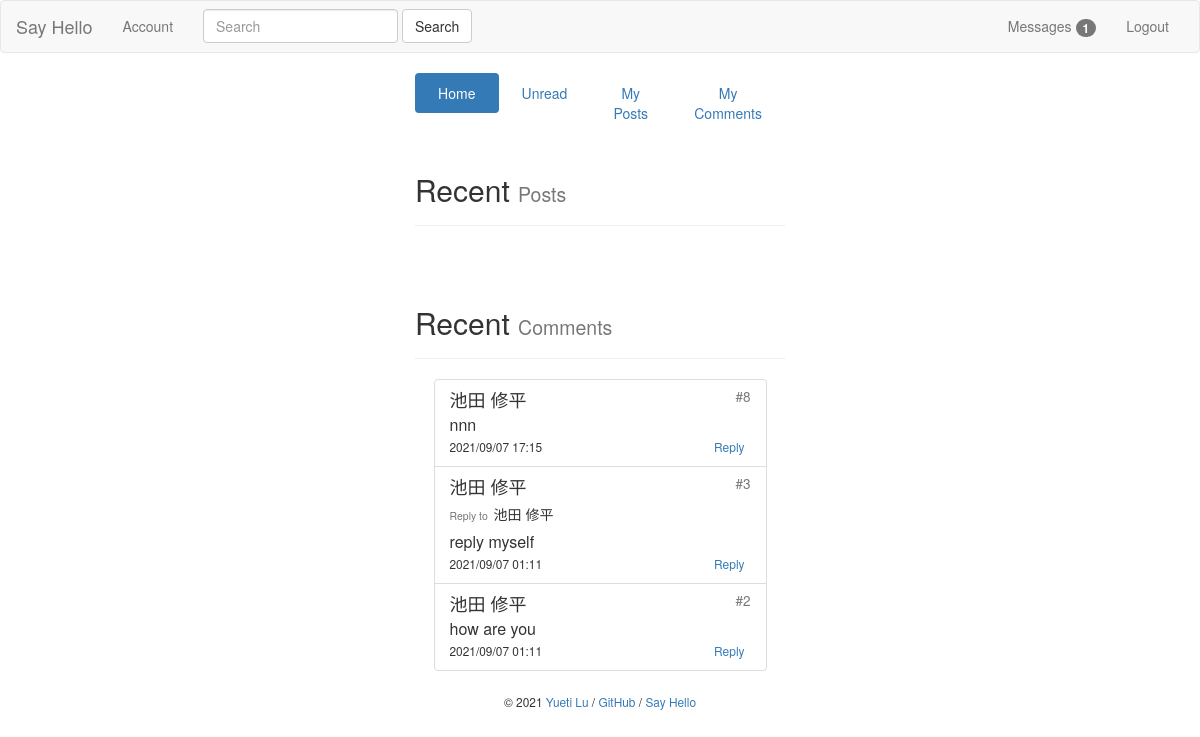
Screenshot of /admin/index (signed in) with the database file from the repository.
### bluelog/models.py (models this page shows)
class Comment(db.Model):
    id = db.Column(db.Integer, primary_key=True)
    name = db.Column(db.String(30))
    body = db.Column(db.Text)
    replyTo = db.Column(db.String(30))
    commentFloor = db.Column(db.Integer)
    from_admin = db.Column(db.Boolean, default=False)
    timestamp = db.Column(db.DateTime, default=datetime.now, index=True)
    post_id = db.Column(db.Integer, db.ForeignKey('post.id'))
    post = db.relationship('Post', back_populates='comments')
    user_id = db.Column(db.Integer, db.ForeignKey('user.id'))
    user = db.relationship('User', back_populates='comments')

### bluelog/blueprints/admin.py (the view)
@admin_bp.route('/index')
def index():
    if not current_user.is_authenticated:
        return redirect(url_for('auth.login'))
    else:
        recentPosts = Post.query.filter(Post.user_id == current_user.id).order_by(Post.postTime.desc()).limit(5)
        recentComments = Comment.query.filter(Comment.user_id == current_user.id) \
            .order_by(Comment.timestamp.desc()).limit(5)
        return render_template('admin/index.html', posts=recentPosts, comments=recentComments)

### bluelog/forms.py
class SearchForm(FlaskForm):
    body = StringField('SearchMessage', validators=[DataRequired()])
    submit = SubmitField('Search')

### bluelog/__init__.py (called while the page is built)
def register_template_context(app):
    @app.context_processor
    def injectSearchForm():
        searchForm = SearchForm()
        return dict(searchForm=searchForm)
    @app.context_processor
    def injectUnreadMessage():
        if current_user.is_authenticated:
            user = User.query.get(current_user.id)
            unreadMessageNum = UnreadMessage.query.filter(and_(UnreadMessage.user_id == user.id,
                                                               UnreadMessage.haveRead == 0)).count()
            return dict(unreadMessageNum=unreadMessageNum)
        else:
            return dict(unreadMessageNum=0)

### bluelog/extensions.py (called while the page is built)
@login_manager.user_loader
def load_user(user_id):
    from bluelog.models import User
    user = User.query.get(int(user_id))
    return user

### bluelog/templates/admin/index.html (shortened to what this page needs)
{% extends 'base.html' %}
{% from "macros.html" import show_flash with context %}
{% from "macros.html" import show_footer %}
{% from "macros.html" import show_comment_in_href %}
{% from "macros.html" import show_post_in_index %}
{% block content %}
    <div class="col-md-4"></div>
    <div class="col-md-4">
        <ul class="nav nav-pills nav-justified">
            <li role="presentation" class="active"><a href="{{ url_for('admin.index') }}">Home</a></li>
            <li role="presentation"><a href="{{ url_for('admin.manageUnreadMessages') }}">Unread</a></li>
            <li role="presentation"><a href="{{ url_for('admin.managePosts') }}">My Posts</a></li>
            <li role="presentation"><a href="{{ url_for('admin.manageComments') }}">My Comments</a></li>
        </ul>
        <div class="page-header">
            <h2>Recent <small>Posts</small></h2>
        </div>
        <br>
        <div class="page-header">
            <h2>Recent <small>Comments</small></h2>
        </div>
        <ul class="list-group" style="margin:0 auto; width:90%">
            {% for comment in comments %}
                {{ show_comment_in_href(comment) }}
            {% endfor %}
        </ul>
        {{ show_footer() }}
    </div>
    <div class="col-md-4"></div>
{% endblock content %}

### bluelog/templates/macros.html (shortened to what this page needs)
{% macro show_footer() %}
    <footer class="text-center" style="margin-top: 20px;">
        <small> &copy; 2021 <a href="https://github.com/luyueti111" title="Written by Grey Li">Yueti Lu</a> /
            <a href="https://github.com/luyueti111/Bluelog" title="Fork me on GitHub">GitHub</a> /
            <a href="{{ url_for('blog.hello') }}" title="A HelloFlask project">Say Hello</a>
        </small>
    </footer>
{% endmacro %}
{% macro show_comment_in_href(comment) %}
    {% set post = comment.post %}
    <li class="list-group-item">
        <a href="{{ url_for('blog.replyPage', post_id=comment.post_id) }}"
           style="color: inherit; text-decoration: none;">
            {% if comment.name == post.name %}
                <h4 class="list-group-item-heading text-info">{{ comment.name }}<small
                        class="pull-right">&nbsp;#{{ comment.commentFloor }}</small>
                </h4>
            {% else %}
                <h4 class="list-group-item-heading">{{ comment.name }}<small
                        class="pull-right">&nbsp;#{{ comment.commentFloor }}</small>
                </h4>
            {% endif %}
            {% if comment.replyTo is not none %}
                <h5><small>Reply to&nbsp;&nbsp;</small>{{ comment.replyTo }}</h5>
            {% endif %}
            <p class="list-group-item-text"
               style="width: 100%; word-break: break-all; word-wrap: break-word; font-size: medium">{{ comment.body }}</p>
            <small>
                {{ comment.timestamp.strftime('%Y/%m/%d %H:%M') }}
            </small>
            <a class="btn btn-link btn-xs pull-right"
               href="{{ url_for('blog.replyFromComment', comment_id=comment.id) }}">Reply</a>
        </a>
    </li>
{% endmacro %}

### rows the page displays
Comment: name "池田 修平", commentFloor "8", body "nnn", timestamp "2021/09/07 17:15"
Comment: name "池田 修平", commentFloor "3", replyTo "池田 修平", body "reply myself", timestamp "2021/09/07 01:11"
Comment: name "池田 修平", commentFloor "2", body "how are you", timestamp "2021/09/07 01:11"

### other values shown
{{ unreadMessageNum }} "1"
